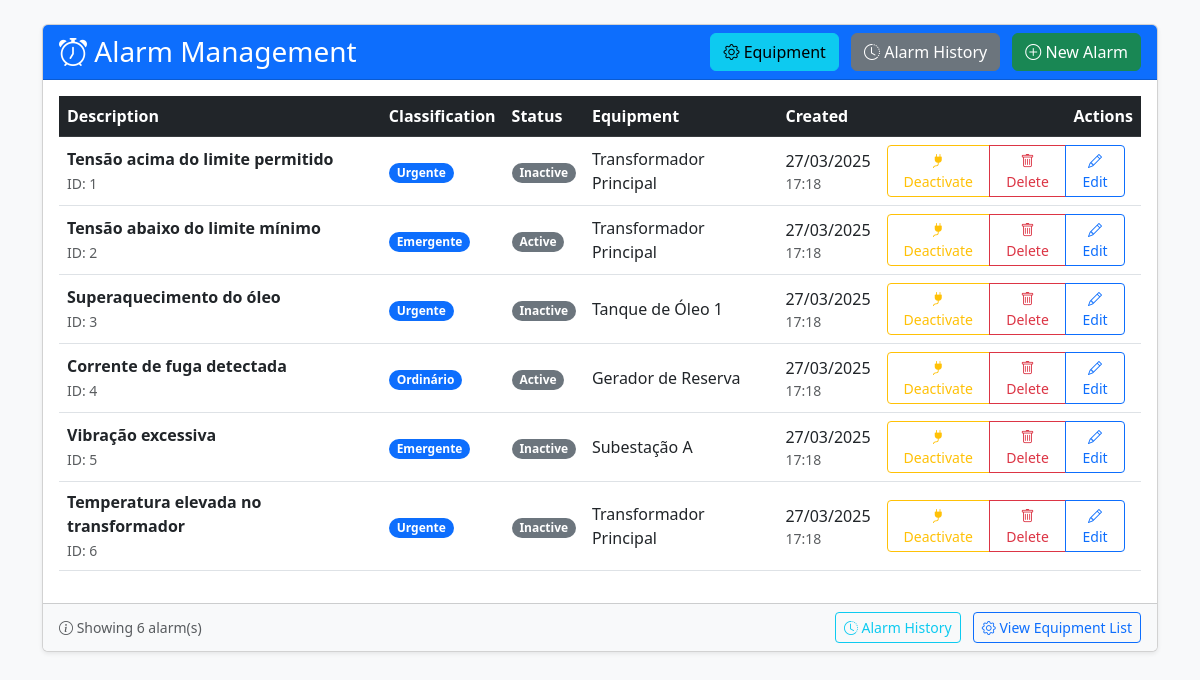
The page /public/?route=alarm on the database its author committed.
### tables this page shows
CREATE TABLE `alarms` (
  `id` INT AUTO_INCREMENT PRIMARY KEY,
  `description` VARCHAR(255) NOT NULL COMMENT 'Descrição do alarme',
  `classification` ENUM('Urgente', 'Emergente', 'Ordinário') NOT NULL COMMENT 'Classificação de prioridade',
  `equipment_id` INT NOT NULL COMMENT 'Equipamento relacionado',
  `status` ENUM('active', 'inactive') DEFAULT 'inactive' COMMENT 'Status atual',
  `created_at` DATETIME DEFAULT CURRENT_TIMESTAMP COMMENT 'Data de cadastro',
  `updated_at` DATETIME DEFAULT CURRENT_TIMESTAMP ON UPDATE CURRENT_TIMESTAMP COMMENT 'Data de atualização',
  FOREIGN KEY (`equipment_id`) REFERENCES `equipment`(`id`) ON DELETE CASCADE
);

CREATE TABLE `equipment` (
  `id` INT AUTO_INCREMENT PRIMARY KEY,
  `name` VARCHAR(100) NOT NULL COMMENT 'Nome do equipamento',
  `serial_number` VARCHAR(50) UNIQUE NOT NULL COMMENT 'Número de série único',
  `type` ENUM('Tensão', 'Corrente', 'Óleo') NOT NULL COMMENT 'Tipo do equipamento',
  `created_at` DATETIME DEFAULT CURRENT_TIMESTAMP COMMENT 'Data de cadastro',
  `updated_at` DATETIME DEFAULT CURRENT_TIMESTAMP ON UPDATE CURRENT_TIMESTAMP COMMENT 'Data de atualização'
);

### controllers/AlarmController.php (called while the page is built, shortened)
<?php
require_once __DIR__ . '/../models/Alarm.php';
class AlarmController
{
    private $alarmModel;
    public function __construct()
    {
        $this->alarmModel = new Alarm();
    }
    public function index()
    {
        $alarms = $this->alarmModel->getAll();
        $topAlarms = $this->alarmModel->getMostTriggered();
        require __DIR__ . '/../view/alarms/list.php';
    }
}

### public/index.php (called while the page is built, shortened)
<?php
require_once __DIR__ . '/../routes.php';

### models/Alarm.php (called while the page is built, shortened)
<?php
require_once __DIR__ . '/../config/db.php';
class Alarm
{
    private $conn;
    public function __construct()
    {
        $database = new Database();
        $this->conn = $database->getConnection();
    }
    public function getAll()
    {
        $stmt = $this->conn->query("SELECT a.*, e.name AS equipment_name
                                   FROM alarms a
                                   JOIN equipment e ON a.equipment_id = e.id
                                   ORDER BY a.created_at DESC");
        return $stmt->fetchAll(PDO::FETCH_ASSOC);
    }
    public function getMostTriggered($limit = 3)
    {
        try {
            $stmt = $this->conn->prepare("
                SELECT a.description, COUNT(aa.id) AS trigger_count
                FROM alarm_activity aa
                JOIN alarms a ON aa.alarm_id = a.id
                GROUP BY a.description
                ORDER BY trigger_count DESC
                LIMIT :limit
            ");
            $stmt->bindValue(':limit', $limit, PDO::PARAM_INT);
            $stmt->execute();
            return $stmt->fetchAll(PDO::FETCH_ASSOC);
        } catch (PDOException $e) {
            error_log("Error getting most triggered alarms: " . $e->getMessage());
            return [];
        }
    }
}

### config/db.php (called while the page is built, shortened)
<?php
class Database
{
    private $host = DB_HOST;
    private $db_name = DB_NAME;
    private $username = DB_USER;
    private $password = DB_PASS;
    private $conn;
    public function getConnection()
    {
        if ($this->conn === null) {
            try {
                $this->conn = new PDO(
                    "mysql:host={$this->host};dbname={$this->db_name}",
                    $this->username,
                    $this->password
                );
                $this->conn->setAttribute(PDO::ATTR_ERRMODE, PDO::ERRMODE_EXCEPTION);
            } catch (PDOException $e) {
                die("Teste erro: " . $e->getMessage());
            }
        }
        return $this->conn;
    }
}

### view/alarms/list.php (the view, shortened to what this page needs)
<?php
$baseUrl = '/teste-tecnico-php-alarmes-luizassano/public';
?>
<!DOCTYPE html>
<html lang="pt-BR">
<head>
    <link rel="stylesheet" href="<?= $baseUrl ?>/css/styles.css">
    <link rel="stylesheet" href="https://cdn.jsdelivr.net/npm/bootstrap@5.3.0/dist/css/bootstrap.min.css">
    <link rel="stylesheet" href="https://cdn.jsdelivr.net/npm/bootstrap-icons@1.10.0/font/bootstrap-icons.css">
</head>
<body class="p-4 bg-light">
    <div class="container">
        <div class="card shadow-sm">
            <div class="card-header bg-primary text-white">
                <div class="d-flex justify-content-between align-items-center">
                    <h3 class="mb-0"><i class="bi bi-alarm"></i> Alarm Management</h3>
                    <div>
                        <a href="<?= $baseUrl ?>/?route=equipment" class="btn btn-info me-2">
                            <i class="bi bi-gear"></i> Equipment
                        </a>
                        <a href="<?= $baseUrl ?>/?route=alarm-activity" class="btn btn-secondary me-2">
                            <i class="bi bi-clock-history"></i> Alarm History
                        </a>
                        <a href="<?= $baseUrl ?>/?route=alarm/create" class="btn btn-success">
                            <i class="bi bi-plus-circle"></i> New Alarm
                        </a>
                    </div>
                </div>
            </div>
            <div class="card-body">
                <?php if (empty($alarms)): ?>
                    <div class="alert alert-warning">No alarms registered.</div>
                <?php else: ?>
                    <div class="table-responsive">
                        <table class="table table-hover align-middle">
                            <thead class="table-dark">
                                <tr>
                                    <th>Description</th>
                                    <th>Classification</th>
                                    <th>Status</th>
                                    <th>Equipment</th>
                                    <th>Created</th>
                                    <th class="text-end">Actions</th>
                                </tr>
                            </thead>
                            <tbody>
                                <?php foreach ($alarms as $alarm): ?>
                                    <tr
                                        class="<?= in_array($alarm['id'], array_column($topAlarms, 'id')) ? 'table-warning' : '' ?>">
                                        <td>
                                            <div class="fw-bold"><?= htmlspecialchars($alarm['description']) ?></div>
                                            <small class="text-muted">ID: <?= $alarm['id'] ?></small>
                                        </td>
                                        <td>
                                            <span
                                                class="badge rounded-pill
                                                <?= $alarm['classification'] === 'Urgent' ? 'bg-danger' :
                                                    ($alarm['classification'] === 'Emergent' ? 'bg-warning' : 'bg-primary') ?>">
                                                <?= htmlspecialchars($alarm['classification']) ?>
                                            </span>
                                        </td>
                                        <td>
                                            <span
                                                class="badge rounded-pill bg-<?= $alarm['status'] === 'on' ? 'success' : 'secondary' ?>">
                                                <?= htmlspecialchars(ucfirst($alarm['status'])) ?>
                                            </span>
                                        </td>
                                        <td>
                                            <div><?= htmlspecialchars($alarm['equipment_name']) ?></div>
                                        </td>
                                        <td>
                                            <?= date('d/m/Y', strtotime($alarm['created_at'])) ?>
                                            <small
                                                class="d-block text-muted"><?= date('H:i', strtotime($alarm['created_at'])) ?></small>
                                        </td>
                                        <td class="text-end">
                                            <div class="btn-group btn-group-sm" role="group">
                                                <?php if ($alarm['status'] === 'off'): ?>
                                                    <a href="<?= $baseUrl ?>/?route=alarm/activate&id=<?= $alarm['id'] ?>"
                                                        class="btn btn-outline-success" title="Activate">
                                                        <i class="bi bi-power"></i> Activate
                                                    </a>
                                                <?php else: ?>
                                                    <a href="<?= $baseUrl ?>/?route=alarm/deactivate&id=<?= $alarm['id'] ?>"
                                                        class="btn btn-outline-warning" title="Deactivate">
                                                        <i class="bi bi-plug-fill"></i> Deactivate
                                                    </a>
                                                <?php endif; ?>
                                                <a href="<?= $baseUrl ?>/?route=alarm/delete&id=<?= $alarm['id'] ?>"
                                                    class="btn btn-outline-danger"
                                                    onclick="return confirm('Delete this alarm?')" title="Delete">
                                                    <i class="bi bi-trash"></i> Delete
                                                </a>
                                                <a href="<?= $baseUrl ?>/?route=alarm/edit&id=<?= $alarm['id'] ?>"
                                                    class="btn btn-outline-primary me-2" title="Edit">
                                                    <i class="bi bi-pencil"></i> Edit
                                                </a>
                                            </div>
                                        </td>
                                    </tr>
                                <?php endforeach; ?>
                            </tbody>
                        </table>
                    </div>
                <?php endif; ?>
            </div>
            <div class="card-footer bg-light">
                <div class="d-flex justify-content-between align-items-center">
                    <small class="text-muted">
                        <i class="bi bi-info-circle"></i> Showing <?= count($alarms) ?> alarm(s)
                    </small>
                    <div>
                        <a href="<?= $baseUrl ?>/?route=alarm-activity" class="btn btn-outline-info btn-sm me-2">
                            <i class="bi bi-clock-history"></i> Alarm History
                        </a>
                        <a href="<?= $baseUrl ?>/?route=equipment" class="btn btn-outline-primary btn-sm">
                            <i class="bi bi-gear"></i> View Equipment List
                        </a>
                    </div>
                </div>
            </div>
        </div>
    </div>
</body>
</html>

### routes.php (shortened to what this page needs)
<?php
require_once __DIR__ . '/controllers/AlarmController.php';
$route = $_GET['route'] ?? 'equipment';
switch ($route) {
    case 'alarm':
        $controller = new AlarmController();
        $controller->index();
        break;
}

### rows shown on the page
alarms: description "Tensão acima do limite permitido", id "1", classification "Urgente", status "Inactive", equipment.name "Transformador Principal", created_at "27/03/2025", created_at "17:18"
alarms: description "Tensão abaixo do limite mínimo", id "2", classification "Emergente", status "Active", equipment.name "Transformador Principal", created_at "27/03/2025", created_at "17:18"
alarms: description "Superaquecimento do óleo", id "3", classification "Urgente", status "Inactive", equipment.name "Tanque de Óleo 1", created_at "27/03/2025", created_at "17:18"
alarms: description "Corrente de fuga detectada", id "4", classification "Ordinário", status "Active", equipment.name "Gerador de Reserva", created_at "27/03/2025", created_at "17:18"
alarms: description "Vibração excessiva", id "5", classification "Emergente", status "Inactive", equipment.name "Subestação A", created_at "27/03/2025", created_at "17:18"
alarms: description "Temperatura elevada no transformador", id "6", classification "Urgente", status "Inactive", equipment.name "Transformador Principal", created_at "27/03/2025", created_at "17:18"

### other values the page prints
count($alarms) "6"
